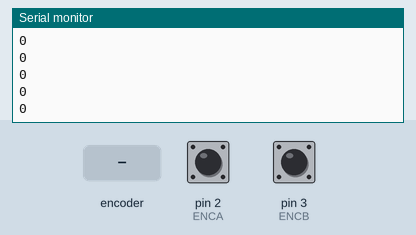
The sketch below on a simulated Arduino Uno, built with avr-gcc and run on an emulated ATmega328P. Shown: the last lines printed to the serial monitor. Inputs (shaded band) come from the test bench; at power-on: pin 2 (ENCA) HIGH, pin 3 (ENCB) HIGH.

Above: at 1.2 s.
1.3 s: rotary encoder on pin 2 (ENCA) / pin 3 (ENCB) turned 1 step (first pin leading)
At 1.8 s:
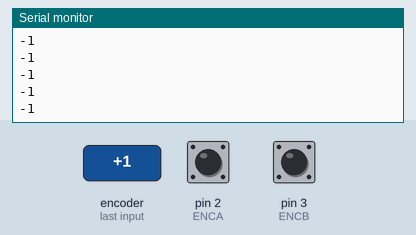
3.0 s: rotary encoder on pin 2 (ENCA) / pin 3 (ENCB) turned 1 step (first pin leading)
At 4.0 s:
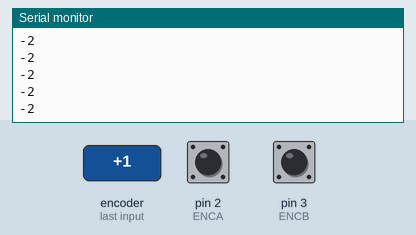
Timing chart, 0 to 6.0 s (numbered marks = the images above; inputs shaded):
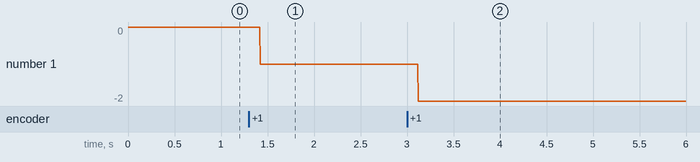

Measured:
- after the input at 1.3 s, the serial monitor: prints a new line after 0.12 s (image 1)
- after the input at 3.0 s, the serial monitor: prints a new line after 0.12 s (image 2)
- plotted number 1: 0 → -1 after the input at 1.3 s, -1 → -2 after the input at 3.0 s

The sketch:

hallEffectEncoder.ino
```cpp
#define ENCA 2 // YELLOW
#define ENCB 3 // WHITE

int pos = 0;

void setup() {
  Serial.begin(9600);
  pinMode(ENCA,INPUT);
  pinMode(ENCB,INPUT);
  attachInterrupt(digitalPinToInterrupt(ENCA),readEncoder,RISING);
}

void loop() {
  Serial.println(pos);
}

void readEncoder(){
  int b = digitalRead(ENCB);
  if(b > 0){
    pos++;
  }
  else{
    pos--;
  }
}
```
